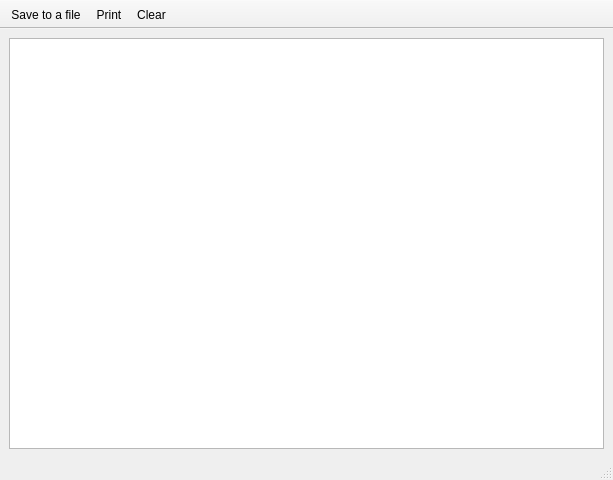
<?xml version="1.0" encoding="UTF-8"?>
<ui version="4.0">
 <class>GraphicsPrinterWindow</class>
 <widget class="QMainWindow" name="GraphicsPrinterWindow">
  <property name="geometry">
   <rect>
    <x>0</x>
    <y>0</y>
    <width>613</width>
    <height>480</height>
   </rect>
  </property>
  <property name="windowTitle">
   <string>RespeQt - Printer text output</string>
  </property>
  <property name="windowIcon">
   <iconset resource="../icons.qrc">
    <normaloff>:/icons/silk-icons/icons/printer.png</normaloff>:/icons/silk-icons/icons/printer.png</iconset>
  </property>
  <widget class="QWidget" name="centralwidget">
   <property name="sizePolicy">
    <sizepolicy hsizetype="Preferred" vsizetype="Preferred">
     <horstretch>0</horstretch>
     <verstretch>0</verstretch>
    </sizepolicy>
   </property>
   <layout class="QGridLayout" name="gridLayout">
    <item row="0" column="0">
     <widget class="QGraphicsView" name="printerGraphics">
      <property name="enabled">
       <bool>true</bool>
      </property>
      <property name="toolTip">
       <string>Atari Output (Graphics)</string>
      </property>
      <property name="statusTip">
       <string>Atari Output (Graphics)</string>
      </property>
     </widget>
    </item>
   </layout>
  </widget>
  <widget class="QStatusBar" name="statusbar"/>
  <widget class="QToolBar" name="toolBar">
   <property name="sizePolicy">
    <sizepolicy hsizetype="Fixed" vsizetype="Fixed">
     <horstretch>0</horstretch>
     <verstretch>0</verstretch>
    </sizepolicy>
   </property>
   <property name="windowTitle">
    <string>toolBar</string>
   </property>
   <property name="movable">
    <bool>false</bool>
   </property>
   <property name="iconSize">
    <size>
     <width>16</width>
     <height>16</height>
    </size>
   </property>
   <property name="floatable">
    <bool>false</bool>
   </property>
   <attribute name="toolBarArea">
    <enum>TopToolBarArea</enum>
   </attribute>
   <attribute name="toolBarBreak">
    <bool>false</bool>
   </attribute>
   <addaction name="actionSave"/>
   <addaction name="actionPrint"/>
   <addaction name="actionClear"/>
  </widget>
  <action name="actionSave">
   <property name="icon">
    <iconset resource="../icons.qrc">
     <normaloff>:/icons/silk-icons/icons/disk.png</normaloff>:/icons/silk-icons/icons/disk.png</iconset>
   </property>
   <property name="text">
    <string>Save to a file...</string>
   </property>
   <property name="toolTip">
    <string>Save contents to a file (Ctrl+S)</string>
   </property>
   <property name="statusTip">
    <string>Save contents to a file</string>
   </property>
   <property name="shortcut">
    <string>Ctrl+S</string>
   </property>
  </action>
  <action name="actionClear">
   <property name="icon">
    <iconset resource="../icons.qrc">
     <normaloff>:/icons/silk-icons/icons/page_white.png</normaloff>:/icons/silk-icons/icons/page_white.png</iconset>
   </property>
   <property name="text">
    <string>Clear</string>
   </property>
   <property name="toolTip">
    <string>Clear contents (Ctrl+C)</string>
   </property>
   <property name="statusTip">
    <string>Clear contents</string>
   </property>
   <property name="shortcut">
    <string>Ctrl+C</string>
   </property>
  </action>
  <action name="actionWord_wrap">
   <property name="checkable">
    <bool>true</bool>
   </property>
   <property name="checked">
    <bool>false</bool>
   </property>
   <property name="icon">
    <iconset resource="../icons.qrc">
     <normaloff>:/icons/silk-icons/icons/text_align_left.png</normaloff>:/icons/silk-icons/icons/text_align_left.png</iconset>
   </property>
   <property name="text">
    <string>Word wrap</string>
   </property>
   <property name="toolTip">
    <string>Toggle word wrapping (Ctrl+W)</string>
   </property>
   <property name="statusTip">
    <string>Toggle word wrapping</string>
   </property>
   <property name="shortcut">
    <string>Ctrl+W</string>
   </property>
  </action>
  <action name="actionPrint">
   <property name="icon">
    <iconset resource="../icons.qrc">
     <normaloff>:/icons/silk-icons/icons/printer.png</normaloff>:/icons/silk-icons/icons/printer.png</iconset>
   </property>
   <property name="text">
    <string>Print</string>
   </property>
   <property name="toolTip">
    <string>Send contents to printer (Ctrl+P)</string>
   </property>
   <property name="statusTip">
    <string>Send contents to printer</string>
   </property>
   <property name="shortcut">
    <string>Ctrl+P</string>
   </property>
  </action>
  <action name="actionAtasciiFont">
   <property name="icon">
    <iconset resource="../icons.qrc">
     <normaloff>:/icons/silk-icons/icons/font_go.png</normaloff>
     <normalon>:/icons/silk-icons/icons/font_go.png</normalon>:/icons/silk-icons/icons/font_go.png</iconset>
   </property>
   <property name="text">
    <string>Atascii Font</string>
   </property>
   <property name="toolTip">
    <string>Toggle ATASCII fonts (Alt+F)</string>
   </property>
   <property name="statusTip">
    <string>Toggle ATASCII fonts</string>
   </property>
   <property name="shortcut">
    <string>Alt+F</string>
   </property>
   <property name="visible">
    <bool>true</bool>
   </property>
   <property name="iconVisibleInMenu">
    <bool>true</bool>
   </property>
  </action>
  <action name="actionFont_Size">
   <property name="icon">
    <iconset resource="../icons.qrc">
     <normaloff>:/icons/oxygen-icons/16x16/actions/format_font_size_more.png</normaloff>
     <normalon>:/icons/oxygen-icons/16x16/actions/format_font_size_more.png</normalon>:/icons/oxygen-icons/16x16/actions/format_font_size_more.png</iconset>
   </property>
   <property name="text">
    <string>Font Size</string>
   </property>
   <property name="toolTip">
    <string>Toggle Font Size (6, 9, 12 pt) (Alt+Shift+F)</string>
   </property>
   <property name="statusTip">
    <string>Toggle Font Size (6, 9, 12 pt)</string>
   </property>
   <property name="shortcut">
    <string>Alt+Shift+F</string>
   </property>
   <property name="visible">
    <bool>true</bool>
   </property>
  </action>
  <action name="actionHideShow_Ascii">
   <property name="checkable">
    <bool>true</bool>
   </property>
   <property name="checked">
    <bool>false</bool>
   </property>
   <property name="icon">
    <iconset resource="../icons.qrc">
     <normaloff>:/icons/oxygen-icons/16x16/actions/view_right_close.png</normaloff>
     <normalon>:/icons/oxygen-icons/16x16/actions/view_right_close.png</normalon>:/icons/oxygen-icons/16x16/actions/view_right_close.png</iconset>
   </property>
   <property name="text">
    <string>Hide/Show Ascii</string>
   </property>
   <property name="toolTip">
    <string>Hide/Show Ascii Printer Output (Alt+Shift+H)</string>
   </property>
   <property name="statusTip">
    <string>Hide/Show Ascii Printer Output</string>
   </property>
   <property name="shortcut">
    <string>Alt+Shift+H</string>
   </property>
   <property name="visible">
    <bool>true</bool>
   </property>
  </action>
  <action name="actionHideShow_Atascii">
   <property name="checkable">
    <bool>true</bool>
   </property>
   <property name="checked">
    <bool>false</bool>
   </property>
   <property name="enabled">
    <bool>true</bool>
   </property>
   <property name="icon">
    <iconset resource="../icons.qrc">
     <normaloff>:/icons/oxygen-icons/16x16/actions/view_left_close.png</normaloff>
     <normalon>:/icons/oxygen-icons/16x16/actions/view_left_close.png</normalon>:/icons/oxygen-icons/16x16/actions/view_left_close.png</iconset>
   </property>
   <property name="text">
    <string>HideShow_Atascii</string>
   </property>
   <property name="toolTip">
    <string> Hide/Show Atascii Printer Output (Alt+H)</string>
   </property>
   <property name="statusTip">
    <string>Hide/Show Atascii Printer Output</string>
   </property>
   <property name="shortcut">
    <string>Alt+H</string>
   </property>
   <property name="visible">
    <bool>true</bool>
   </property>
  </action>
  <action name="actionStrip_Line_Numbers">
   <property name="enabled">
    <bool>true</bool>
   </property>
   <property name="icon">
    <iconset resource="../icons.qrc">
     <normaloff>:/icons/silk-icons/icons/cut_red.png</normaloff>:/icons/silk-icons/icons/cut_red.png</iconset>
   </property>
   <property name="text">
    <string>Strip Line Numbers</string>
   </property>
   <property name="toolTip">
    <string>Strip Line numbers from the text output (Ctrl-S)</string>
   </property>
   <property name="statusTip">
    <string>Strip Line numbers from the text output</string>
   </property>
   <property name="shortcut">
    <string>Ctrl+S</string>
   </property>
  </action>
 </widget>
 <resources>
  <include location="../icons.qrc"/>
 </resources>
 <connections/>
</ui>
